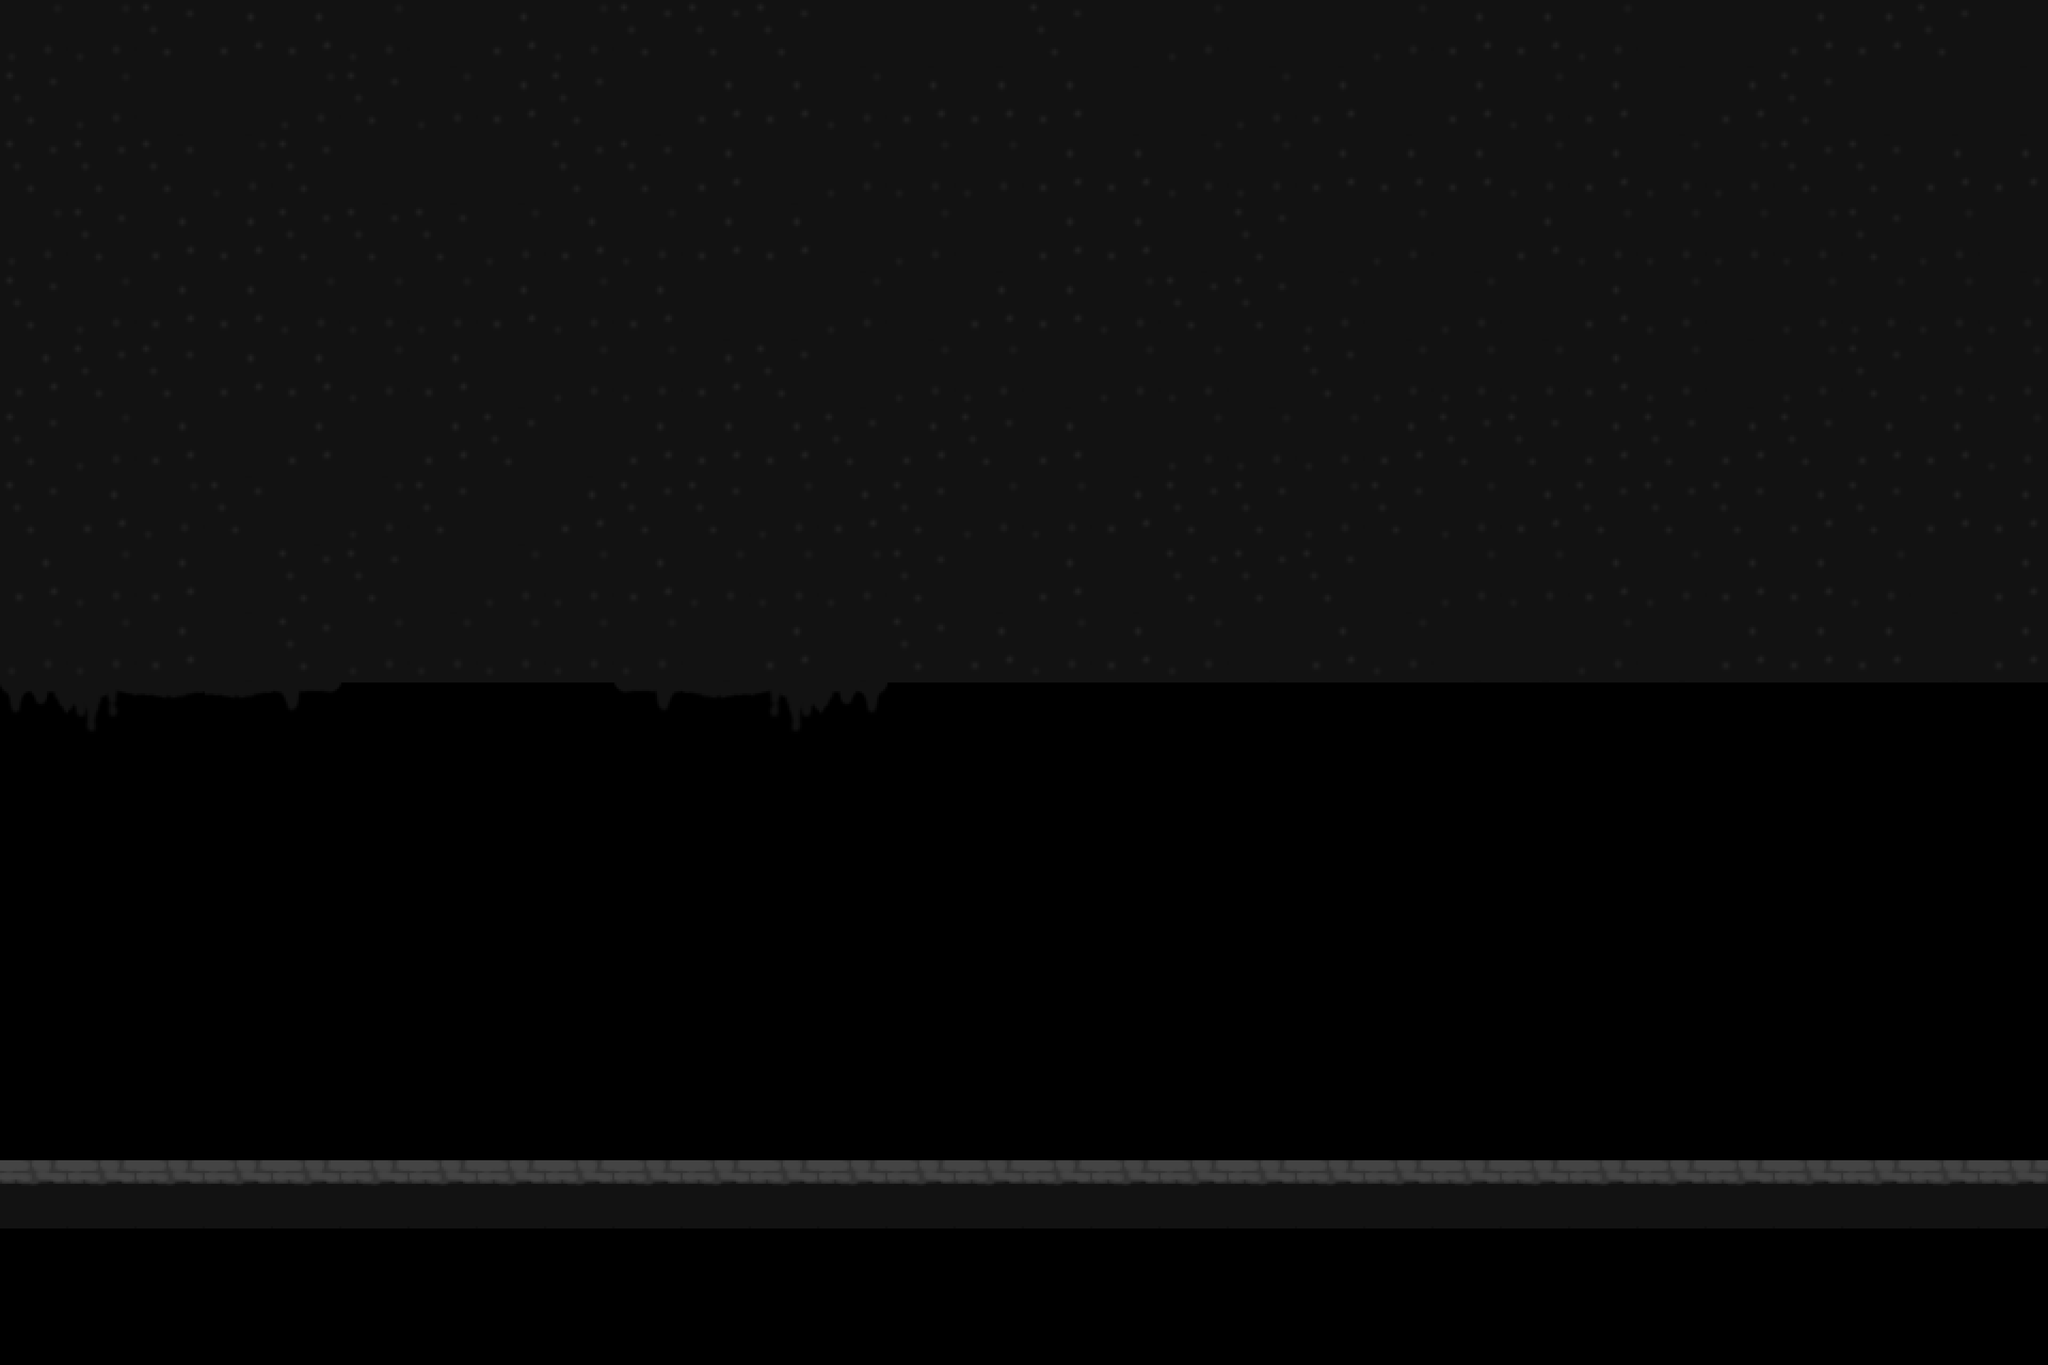

The image is a tile-based game level rendered from a .tmx file. Its description and complete source (layers, tilesets, objects, tile grids) follow:
An orthogonal 30x20 tile map with 128x128 px tiles, 1 tile layer (Foreground) and 4 objects (3x wall, a).

<map version="1.9" tiledversion="1.9.2" orientation="orthogonal" renderorder="right-down" width="30" height="20" tilewidth="128" tileheight="128" infinite="0" nextlayerid="5" nextobjectid="5">
 <tileset firstgid="1" source="collection_128.tsx" />
 <layer id="4" name="Foreground" width="30" height="20">
  <data encoding="csv">
3,3,2,1,1,3,4,1,3,2,2,2,4,4,4,2,4,3,4,4,3,1,1,3,4,4,1,1,2,4,
2,3,4,4,3,2,3,1,2,4,1,1,3,1,1,1,4,4,3,1,4,1,3,1,4,1,2,4,4,4,
2,2,2,3,2,4,4,4,2,2,1,4,3,3,3,1,1,3,3,1,1,1,3,1,3,3,2,2,1,1,
3,2,1,1,2,2,2,3,1,3,1,1,4,3,4,1,1,4,2,4,3,4,1,3,3,3,3,2,3,4,
2,3,1,1,3,3,3,1,3,1,4,4,3,4,1,1,3,2,2,3,4,3,4,1,3,4,3,3,3,3,
1,2,2,1,1,3,1,4,3,3,1,2,4,3,3,4,3,3,4,2,3,3,3,1,3,4,3,2,3,3,
2,3,1,4,1,4,1,2,4,1,1,1,2,1,2,1,4,3,3,3,1,2,2,1,2,1,2,1,1,3,
2,1,3,2,4,3,2,4,1,2,2,3,1,2,3,3,1,2,2,3,2,3,1,2,2,2,1,2,1,1,
1,3,1,4,2,2,4,3,3,1,3,3,3,2,4,1,4,2,2,2,4,3,3,1,3,1,1,3,4,1,
3,3,1,4,2,3,3,3,3,3,4,1,4,2,1,3,1,3,4,1,3,4,4,3,4,1,1,1,4,1,
6,7,8,8,9,0,0,0,0,2147483657,2147483656,2147483655,2147483654,0,0,0,0,0,0,0,0,0,0,0,0,0,0,0,0,0,
0,0,0,0,0,0,0,0,0,0,0,0,0,0,0,0,0,0,0,0,0,0,0,0,0,0,0,0,0,0,
0,0,0,0,0,0,0,0,0,0,0,0,0,0,0,0,0,0,0,0,0,0,0,0,0,0,0,0,0,0,
0,0,0,0,0,0,0,0,0,0,0,0,0,0,0,0,0,0,0,0,0,0,0,0,0,0,0,0,0,0,
0,0,0,0,0,0,0,0,0,0,0,0,0,0,0,0,0,0,0,0,0,0,0,0,0,0,0,0,0,0,
0,0,0,0,0,0,0,0,0,0,0,0,0,0,0,0,0,0,0,0,0,0,0,0,0,0,0,0,0,0,
0,0,0,0,0,0,0,0,0,0,0,0,0,0,0,0,0,0,0,0,0,0,0,0,0,0,0,0,0,0,
11,11,11,11,11,11,11,11,11,11,11,11,11,11,11,11,11,11,11,11,11,11,11,11,11,11,11,11,11,11,
0,0,0,0,0,0,0,0,0,0,0,0,0,0,0,0,0,0,0,0,0,0,0,0,0,0,0,0,0,0,
0,0,0,0,0,0,0,0,0,0,0,0,0,0,0,0,0,0,0,0,0,0,0,0,0,0,0,0,0,0
</data>
 </layer>
 <objectgroup id="2" name="Obstacles">
  <object id="1" name="wall" x="3.273" y="2186.67" width="3834.3" height="48.4848" />
  <object id="2" name="wall" x="-14.3027" y="1305.46" width="16.4849" height="915.151" />
  <object id="4" name="wall" x="3839.76" y="1289.82" width="16.4849" height="930.303" />
 </objectgroup>
 <objectgroup id="3" name="Entitys">
  <object id="3" name="player" class="a" x="1127.27" y="2021.21" width="33.3333" height="36.3636" />
 </objectgroup>
</map>
